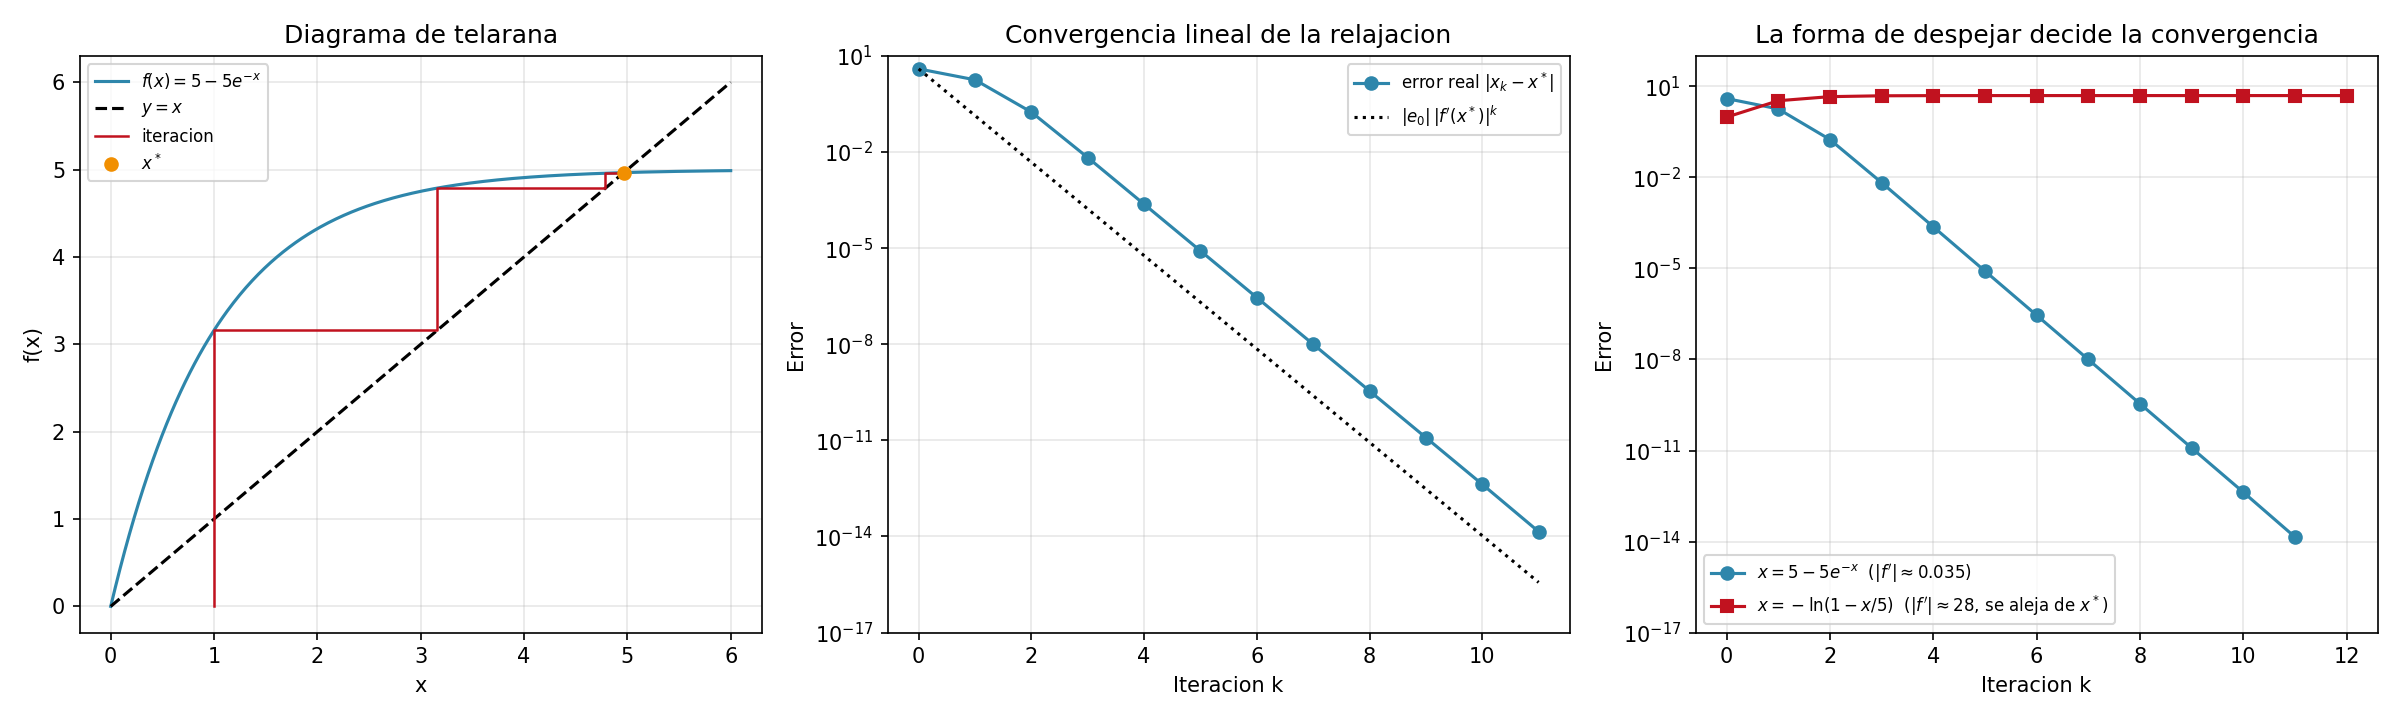

Write Python code to recreate this figure.
r"""
=============================================================================
 TEMA: Metodo de relajacion (iteracion de punto fijo) en una variable
 CURSO: Fisica Computacional II
=============================================================================

IDEA DEL METODO Y SU JUSTIFICACION
-----------------------------------------------------------------
Se quiere resolver una ecuacion no lineal. Si se puede reescribir en la forma

        x = f(x) ,

una solucion x* es un "punto fijo" de f: f(x*) = x*. El metodo de relajacion
propone partir de una estimacion x_0 y repetir

        x_{k+1} = f(x_k) .

Por que tiene sentido: si la sucesion converge a un limite x*, y f es
continua, entonces, pasando al limite en x_{k+1} = f(x_k),

        x* = lim x_{k+1} = lim f(x_k) = f(lim x_k) = f(x*) ,

es decir, el limite ES una solucion. La pregunta de fondo (cuando converge y
a que velocidad) se estudia en el script 9; aqui el resultado clave es:

        e_{k+1} = x_{k+1} - x* = f(x_k) - f(x*) ~ f'(x*) e_k ,

(Taylor de primer orden alrededor de x*), de modo que el error se multiplica
por f'(x*) en cada paso: hay convergencia si |f'(x*)| < 1.

EJEMPLO FISICO: ley de desplazamiento de Wien
-----------------------------------------------------------------
La radiancia espectral de un cuerpo negro por unidad de longitud de onda es

    I(lam) = 2 pi h c^2 / lam^5  *  1 / ( exp(h c /(lam k T)) - 1 )

Su maximo se halla con dI/dlam = 0. Con el cambio x = h c /(lam k T) la
condicion de maximo se reduce (tras derivar) a

        5 e^{-x} + x - 5 = 0      <=>      x = 5 - 5 e^{-x}  =  f(x) .

Esta ultima forma es una ecuacion de punto fijo lista para relajacion. Su
solucion x* ~ 4.9651 da la ley de Wien:

        lam_max T = b ,     b = h c / (k x*) .

Con b se obtiene la temperatura de la superficie del Sol a partir de la
longitud de onda del maximo de su espectro (lam_max ~ 502 nm).

POR QUE ESTA FORMA f(x) = 5 - 5 e^{-x} CONVERGE (y otras no)
-----------------------------------------------------------------
f'(x) = 5 e^{-x}; en x* ~ 4.965, f'(x*) = 5 e^{-4.965} ~ 0.035 << 1, asi que
cada iteracion reduce el error ~28 veces. Ojo: la ecuacion tambien se puede
despejar como x = -ln(1 - x/5), cuya derivada en x* es 1/(5-x*) ~ 28 > 1:
el punto fijo x* es REPULSOR (cualquier error se amplifica ~28 veces por
paso), asi que la iteracion se ALEJA de x*. Como la ecuacion original
5 e^{-x} + x - 5 = 0 tiene tambien la raiz trivial x = 0 (con f'(0) = 1/5 < 1,
atractora), la iteracion termina cayendo ahi. La forma de despejar importa,
y se compara abajo.
"""

import numpy as np
import matplotlib.pyplot as plt

# Constantes CODATA (SI)
H_PLANCK = 6.62607015e-34       # J s
C_LUZ = 2.99792458e8            # m / s
K_B = 1.380649e-23              # J / K


def relajacion(f, x0, tol=1e-12, max_iter=200, verbose=True):
    """Itera x_{k+1} = f(x_k). Devuelve la lista de iterados.
    Criterio de parada: |x_{k+1} - x_k| < tol (ver script 9 sobre su
    relacion con el error real)."""
    xs = [x0]
    for k in range(max_iter):
        x_nuevo = f(xs[-1])
        xs.append(x_nuevo)
        if verbose:
            print(f"  k={k+1:3d}  x = {x_nuevo:.14f}   |dx| = {abs(x_nuevo - xs[-2]):.3e}")
        if not np.isfinite(x_nuevo):
            break
        if abs(x_nuevo - xs[-2]) < tol:
            break
    return np.array(xs)


# -----------------------------------------------------------------------
# 1) Resolucion con la forma convergente
# -----------------------------------------------------------------------
f_buena = lambda x: 5.0 - 5.0 * np.exp(-x)

print("Relajacion x = 5 - 5 exp(-x), x0 = 1:")
xs = relajacion(f_buena, 1.0)
x_star = xs[-1]

# Raiz de referencia con alta precision (Newton, ver script 12) para medir
# el error REAL, no solo el criterio de parada
g = lambda x: 5 * np.exp(-x) + x - 5
dg = lambda x: 1 - 5 * np.exp(-x)
x_ref = 5.0
for _ in range(50):
    x_ref -= g(x_ref) / dg(x_ref)

print(f"\nx* (relajacion) = {x_star:.14f}")
print(f"x* (referencia) = {x_ref:.14f}")
print(f"|error| = {abs(x_star - x_ref):.3e}   en {len(xs)-1} iteraciones")

# -----------------------------------------------------------------------
# 2) Consecuencia fisica: constante de Wien y temperatura del Sol
# -----------------------------------------------------------------------
b_wien = H_PLANCK * C_LUZ / (K_B * x_star)
b_ref = 2.897771955e-3            # valor CODATA (m K)
lam_sol = 502e-9                  # m (maximo del espectro solar)
T_sol = b_wien / lam_sol

print(f"\nConstante de Wien b = {b_wien:.9e} m K   (CODATA: {b_ref:.9e})")
print(f"Error relativo en b = {abs(b_wien - b_ref)/b_ref:.2e}")
print(f"Temperatura superficial del Sol: T = {T_sol:.1f} K")

# -----------------------------------------------------------------------
# 3) Comparacion: dos formas de despejar la misma ecuacion
# -----------------------------------------------------------------------
f_mala = lambda x: -np.log(1 - x / 5.0) if x < 5 else np.nan
print("\nOtra forma de despejar: x = -ln(1 - x/5), x0 = 4.0 (se aleja de x* y cae en x=0):")
xs_mala = relajacion(f_mala, 4.0, max_iter=12)
print(f"|f'(x*)| forma buena = {5*np.exp(-x_ref):.4f}   forma mala = {1/(5-x_ref):.4f}")

# =========================================================================
# 4) Graficas
# =========================================================================
fig, axes = plt.subplots(1, 3, figsize=(16, 4.8))

# (a) diagrama de telarana (cobweb)
xx = np.linspace(0, 6, 400)
axes[0].plot(xx, f_buena(xx), color="#2E86AB", label=r"$f(x)=5-5e^{-x}$")
axes[0].plot(xx, xx, "k--", label=r"$y=x$")
cx, cy = [xs[0]], [0.0]
for i in range(min(len(xs) - 1, 6)):
    cx += [xs[i], xs[i + 1]]
    cy += [xs[i + 1], xs[i + 1]]
axes[0].plot(cx, cy, color="#C1121F", lw=1.2, label="iteracion")
axes[0].plot(x_ref, x_ref, "o", color="#F18F01", label=r"$x^*$")
axes[0].set_xlabel("x")
axes[0].set_ylabel("f(x)")
axes[0].set_title("Diagrama de telarana")
axes[0].legend(fontsize=8)
axes[0].grid(alpha=0.3)

# (b) error real vs iteracion
err = np.abs(xs - x_ref)
axes[1].semilogy(range(len(err)), err + 1e-18, "o-", color="#2E86AB",
                 label="error real $|x_k-x^*|$")
k_ = np.arange(len(err))
axes[1].semilogy(k_, err[0] * (5 * np.exp(-x_ref)) ** k_, "k:",
                 label=r"$|e_0|\,|f'(x^*)|^k$")
axes[1].set_ylim(1e-17, 10)
axes[1].set_xlabel("Iteracion k")
axes[1].set_ylabel("Error")
axes[1].set_title("Convergencia lineal de la relajacion")
axes[1].legend(fontsize=8)
axes[1].grid(alpha=0.3, which="both")

# (c) buena vs mala
err_mala = np.abs(xs_mala - x_ref)
axes[2].semilogy(range(len(err)), err + 1e-18, "o-", color="#2E86AB",
                 label=r"$x=5-5e^{-x}$  ($|f'|\approx0.035$)")
axes[2].semilogy(range(len(err_mala)), err_mala, "s-", color="#C1121F",
                 label=r"$x=-\ln(1-x/5)$  ($|f'|\approx28$, se aleja de $x^*$)")
axes[2].set_ylim(1e-17, 1e2)
axes[2].set_xlabel("Iteracion k")
axes[2].set_ylabel("Error")
axes[2].set_title("La forma de despejar decide la convergencia")
axes[2].legend(fontsize=8)
axes[2].grid(alpha=0.3, which="both")

plt.tight_layout()
plt.savefig("8_relajacion.png", dpi=150)
print("\nGrafica guardada en 8_relajacion.png")
